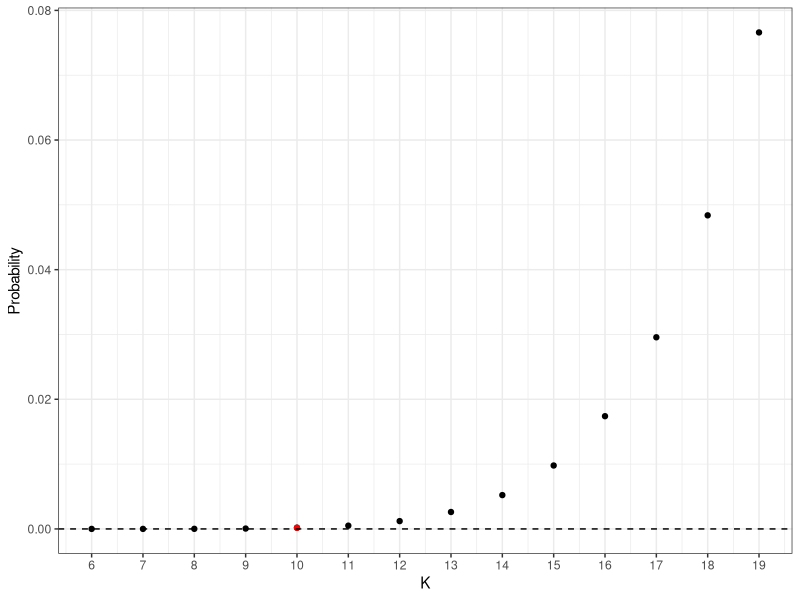

R code for this plot:
## ---- chunk 1
knitr::opts_chunk$set(echo = TRUE)
## ---- chunk 2
library(purrr)
N <- 26
K <- seq(6, N - 7, by = 1)
prbs <- map_dbl(K, ~ dhyper(x = 7, m = .x, n = N - .x, k = 7))
df <- data.frame(K, prbs)
## ---- chunk 3
library(ggplot2)
library(dplyr)

# prb of exact "qwerty" word sampled
pr_exact <- (1/26)*(1/25)*(1/24)*(1/23)*(1/22)**(1/21)*(1/20)*(1/19)

ggplot(df) +
    geom_point(aes(x = K, y = prbs)) +
    labs(y = "Probability", x = "K") +
    geom_point(data = df %>% filter(K == "10"), aes(x = K, y = prbs), col = 'red') +
    geom_hline(yintercept = pr_exact, linetype = "dashed") +
    scale_x_continuous(breaks = K, labels = K) +
    theme_bw()
